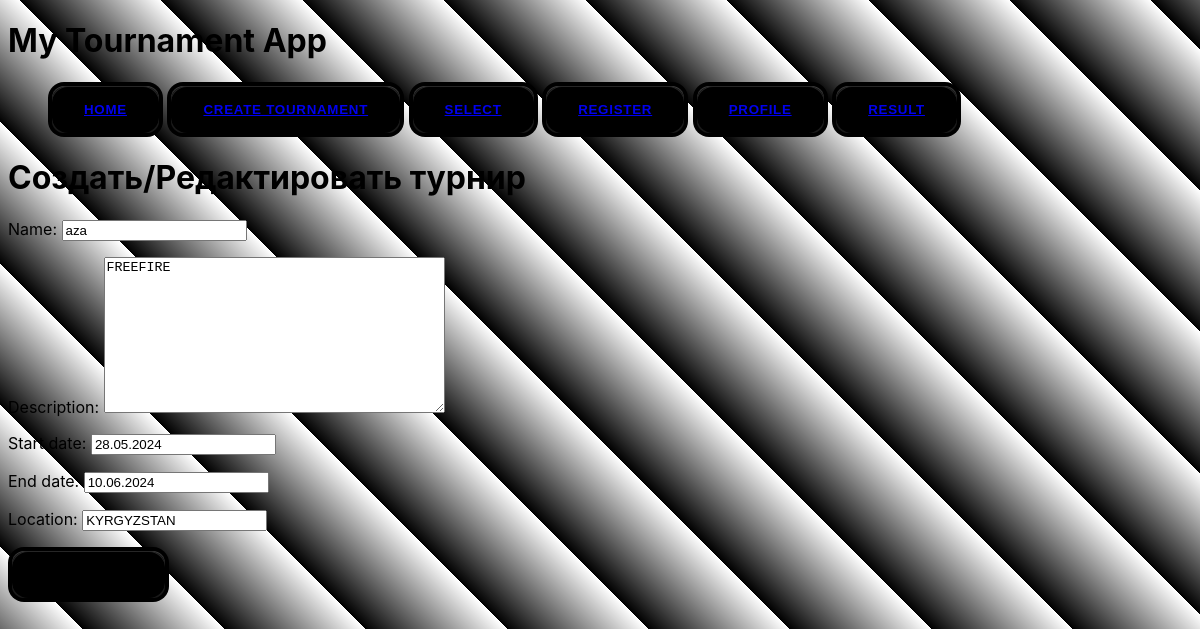
Page /1/update/ on the earlier database version.
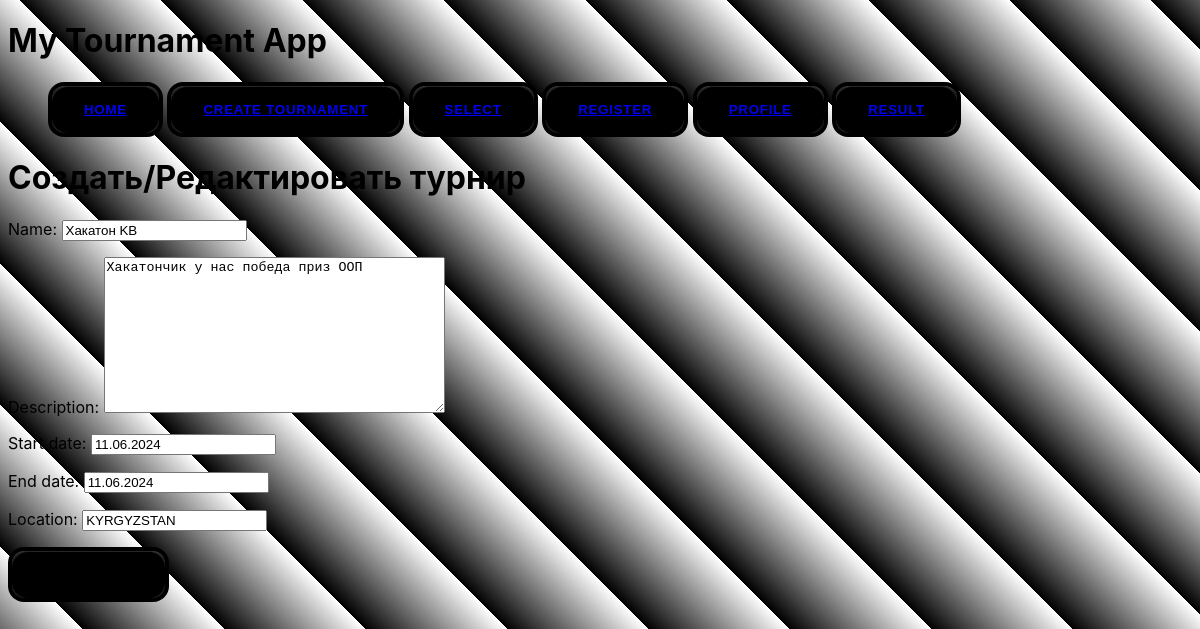
Same page on the later database version.
### tournaments/models.py (models this page shows, shortened)
class Tournament(models.Model):
    creator = models.ForeignKey(User, on_delete=models.CASCADE)
    name = models.CharField(max_length=100)
    description = models.TextField()
    start_date = models.DateField()
    end_date = models.DateField()
    location = models.CharField(max_length=100)

### tournaments/views.py (the view)
# urls.py: path('<int:pk>/update/', views.TournamentUpdateView.as_view(), name='tournament_update'),
class TournamentUpdateView(UpdateView):
    model = Tournament
    fields = ['name', 'description', 'start_date', 'end_date', 'location']
    template_name = 'tournaments/tournament_form.html'
    success_url = reverse_lazy('tournament_list')

### templates/tournaments/tournament_form.html (shortened to what this page needs)
<!DOCTYPE html>
<html lang="en">
<head>
</head>
<body>
{% extends 'tournaments/base_generic.html' %}
{% block content %}
  <h1>Создать/Редактировать турнир</h1>
  <form method="post">
    {{ form.as_p }}
    <button type="submit">Сохранить</button>
  </form>
{% endblock %}

### templates/tournaments/base_generic.html (shortened to what this page needs)
{% load static %}
<!DOCTYPE html>
<html>
<head>
    <link rel="stylesheet" href="{% static 'base.css' %}">
</head>
<body>
    <header>
        <h1>My Tournament App</h1>
        <nav>
            <ul>
                <button><span><a href="{% url 'tournament_list' %}">Home</a></span></button>
                <button><span><a href="{% url 'tournament_create' %}">Create Tournament</a></span></button>
                <button><span><a href="{% url 'select_tournament'%}">Select</a></span></button>
                <button><span><a href="{% url 'register'%}">Register</a></span></button>
                <button><span><a href="{% url 'profile' %}">Profile</a></span></button>
                <button><span><a href="{% url 'result_form' %}">Result</a></span></button>
            </ul>
        </nav>
    </header>
    <main>
        {% block content %}
        {% endblock %}
    </main>
</body>
</html>

### static/base.css (style rules this page uses)
*, *:after, *:before { box-sizing: border-box; }
:root { --x: 0; --y: 0; --xp: 0; --yp: 0; --hue: calc(0 + (var(--xp) * 500)); --bg: hsl(0 0% 10%); --size: 100px; --glow: radial-gradient(50% 50% at center, hsl(var(--hue) 80% 85%), hsl(var(--hue) 80% 70%), transparent) calc((var(--x) * 1px) - (var(--size) * 0.5)) calc((var(--y) * 1px) - (var(--size) * 0.5)) / var(--size) var(--size) no-repeat fixed; }
body { display: left; place-items: left; gap: 1rem; flex-wrap: wrap; justify-content: center; min-height: 100vh; font-family: "SF Pro Text", "SF Pro Icons", "AOS Icons", "Helvetica Neue", Helvetica, Arial, sans-serif, system-ui; background: repeating-linear-gradient(45deg, black, transparent 100px); }
button { border-radius: 1rem; text-transform: uppercase; font-weight: bold; letter-spacing: 0.1ch; background: var(--bg); border: 4px solid transparent; box-shadow: 0 1px hsl(0 0% 100% / 0.15) inset; cursor: pointer; background: linear-gradient(var(--bg), var(--bg)) padding-box, var(--glow), linear-gradient(black, black) border-box; transition: background-size 0.24s; touch-action: none; position: relative; padding: 1rem 2rem; }
button::before { content: ""; position: absolute; inset: 0; box-shadow: 0 1px hsl(0 0% 100% / 0.15) inset; background: black; z-index: 2; border-radius: 1rem; }
button span { background: var(--glow), black; background-clip: text; color: transparent; height: 100%; width: 100%; z-index: 2; position: relative; inset: 0; }
button::after { content: ""; position: absolute; inset: -4px; filter: blur(20px); border: 4px solid transparent; background: var(--glow); border-radius: 1rem; }

Differences in the rows shown:
changed Tournament "KYRGYZSTAN": name "aza" → "Хакатон KB"; description "FREEFIRE" → "Хакатончик у нас победа приз ООП"; start_date "28.05.2024" → "11.06.2024"; end_date "10.06.2024" → "11.06.2024"
